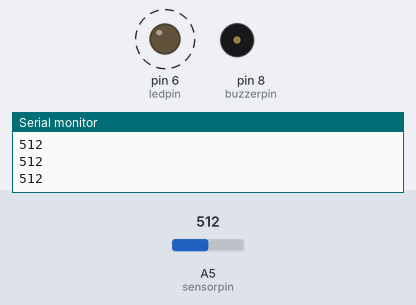
Bench run of a sketch on a simulated Arduino Uno, built with avr-gcc and run on an emulated ATmega328P. On the bench: output pins drawn as LEDs (lit = HIGH), buzzer (waves = sounding, pin HIGH), the last lines printed to the serial monitor. Dashed ring = blinking. The inputs (shaded band) are chosen by the test bench; at power-on: A5 (sensorpin) = 512.

Above: at 1.2 s.
1.3 s: A5 (sensorpin) set to 320
4.3 s: A5 (sensorpin) set to 301
7.3 s: A5 (sensorpin) set to 511
At 7.66 s:
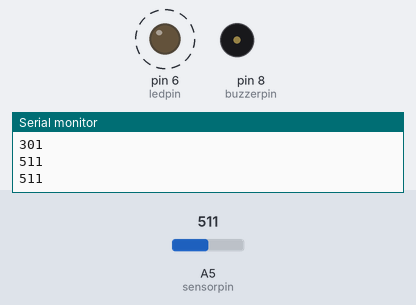
10.3 s: A5 (sensorpin) set to 306
At 11.0 s:
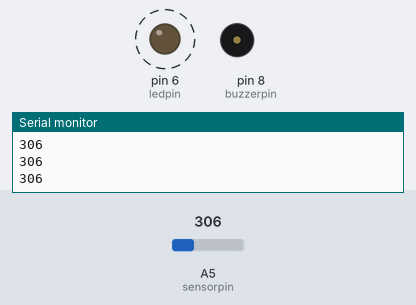
Timing chart, 0 to 14.3 s (numbered marks = the images above; inputs shaded):
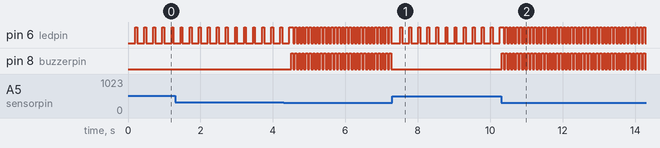

The sketch:

CdS_alarm.ino
```cpp
const int buzzerpin=8;
const int ledpin=6;
const int sensorpin=A5;
int val =0;

void setup()
{
  Serial.begin(9600);
  pinMode(buzzerpin, OUTPUT);
  pinMode(ledpin, OUTPUT);
  val = analogRead(sensorpin)-200;
  Serial.print("Initial Value:");
  Serial.println(val);
}

void loop()
{
  int rate = analogRead(sensorpin);
  Serial.println(rate);

  if(rate<val)
  {
    digitalWrite(buzzerpin, HIGH);
    digitalWrite(ledpin, HIGH);
    delay(50);
    digitalWrite(buzzerpin, LOW);
    digitalWrite(ledpin, LOW);
    delay(50);
  }
  else
  {
    digitalWrite(ledpin, LOW);
    delay(200);
    digitalWrite(ledpin,HIGH);
    delay(50);
  }
}
```

Measured:
- after the input at 4.3 s, pin 6 (ledpin): alternates HIGH for 0.05 s and LOW for 0.05 s, starting after 0.26 s; pin 8 (buzzerpin): alternates HIGH for 0.05 s and LOW for 0.05 s, starting after 0.21 s
- after the input at 7.3 s, pin 6 (ledpin): alternates HIGH for 0.05 s and LOW for 0.20 s, starting after 0.21 s; pin 8 (buzzerpin): stops changing and stays LOW
- after the input at 10.3 s, pin 6 (ledpin): alternates HIGH for 0.05 s and LOW for 0.05 s, starting after 0.07 s; pin 8 (buzzerpin): alternates HIGH for 0.05 s and LOW for 0.05 s, starting at once
- by itself, pin 6 (ledpin): alternates HIGH for 0.05 s and LOW for 0.20 s
